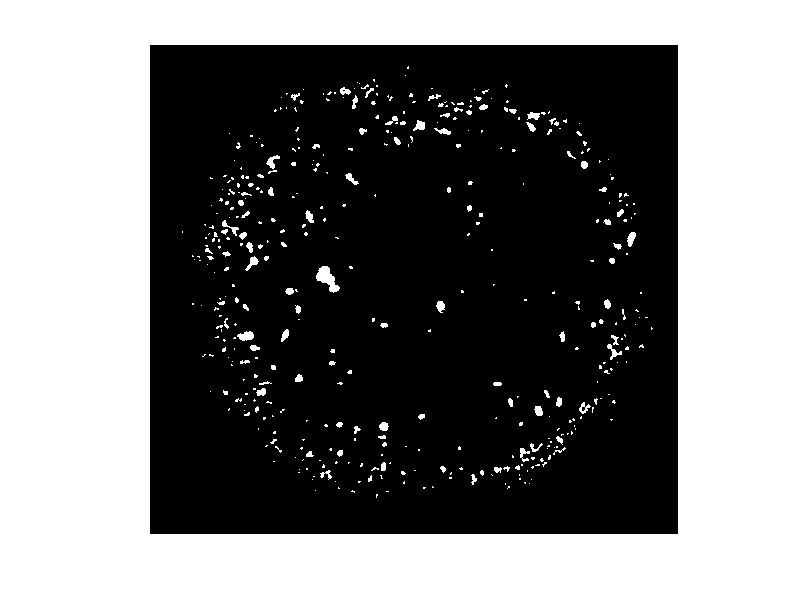
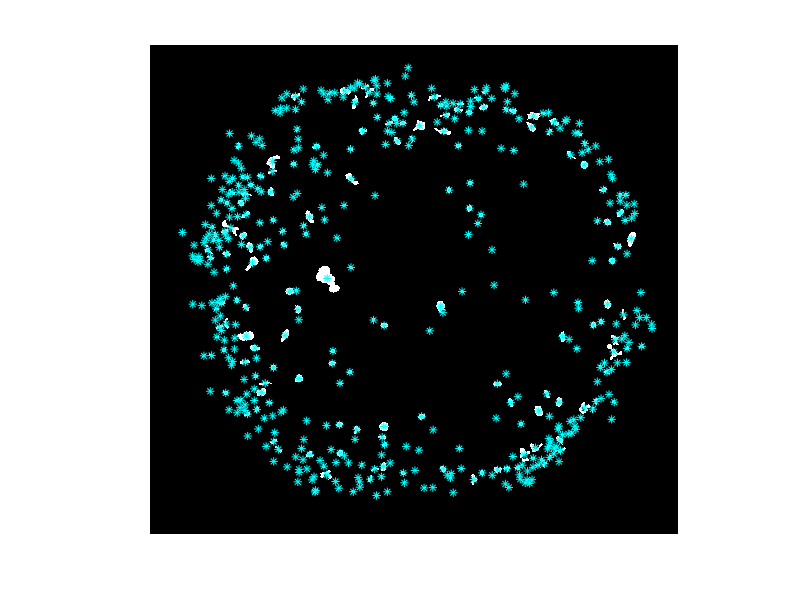

MATLAB code for these plots, in order:
load('move_S10_100_1_1000ite.mat');
CC = bwconncomp(S10);
SC = false(size(S10));
for i = 1:CC.NumObjects
    SC(CC.PixelIdxList{i}) = true;
end

%save('move_S10connected_100_1_1000ite.mat')
ctd = regionprops(SC,'centroid'); % find centroids
CTD = cat(1,ctd.Centroid); % get (x,y) positions

figure, imshow(SC);

figure, imshow(SC);
hold on
plot(CTD(:,1),CTD(:,2),'c*');
hold off;

